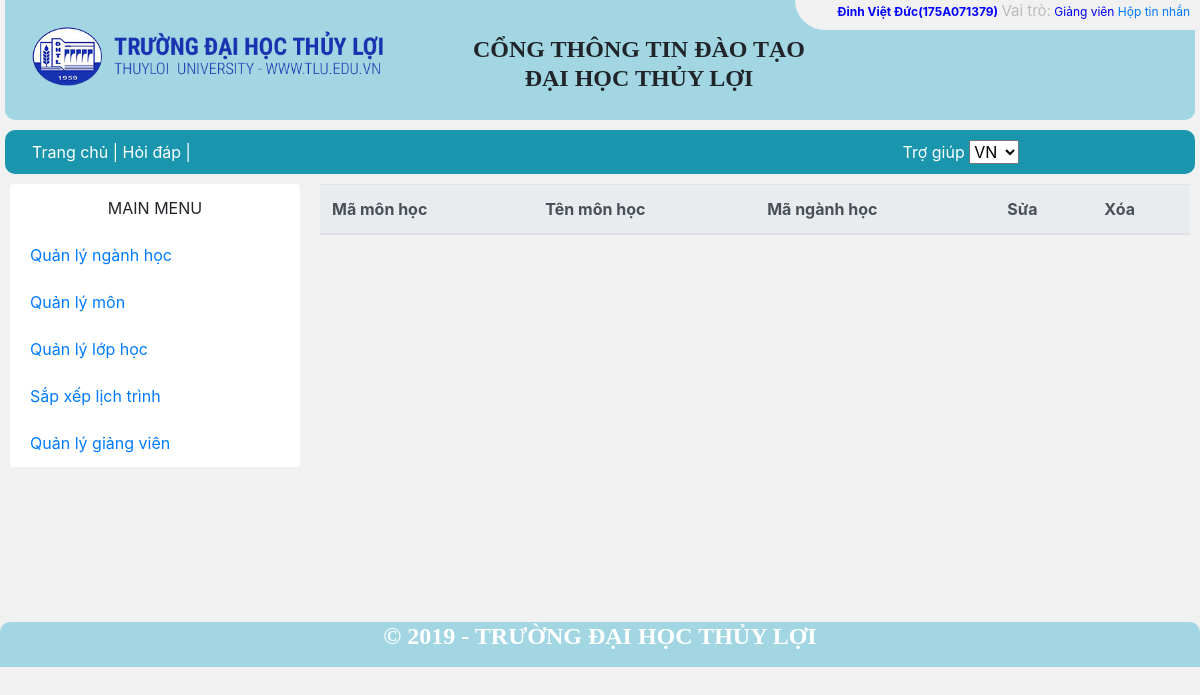
Before: /QuanLy/quanly_CNmon.php with the older database file.
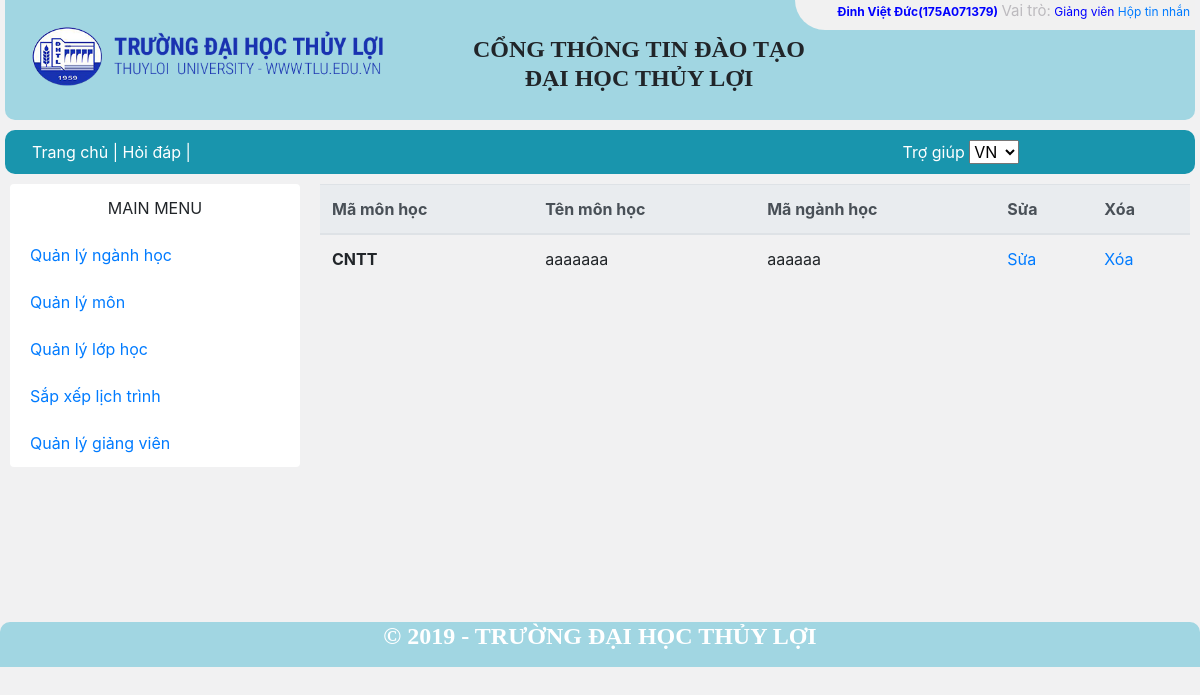
After: the same page with the newer database file.
### tables this page shows
CREATE TABLE `mon` (
  `TenMon` varchar(30) DEFAULT NULL,
  `MaMon` varchar(10) NOT NULL,
  `MaNganh` varchar(10) DEFAULT NULL
);

### QuanLy/quanly_CNmon.php (the view, shortened to what this page needs)
<?php require_once("../includes/mysqli_connect.php"); ?>
<?php require ("dautrang.php"); ?>
<?php
    $sql = "SELECT TenMon , MaMon , MaNganh FROM mon";
    $query = mysqli_query($dbcon,$sql);
?>
<main>
<?php require ("nav.php"); ?>
      <div class="grid-container">
      <?php require ("navquanly.php"); ?>
        <div class="grid-item item2">
        <table class="table">
      <thead class="thead-light">
        <tr>
          <th scope="col">Mã môn học</th>
          <th scope="col">Tên môn học</th>
          <th scope="col">Mã ngành học</th>
          <th scope="col">Sửa</th>
          <th scope="col">Xóa</th>
        </tr>
      </thead>
      <tbody>
          <?php
            while ( $row = mysqli_fetch_array($query)) {
               $MaMon = $row['MaMon'];
        ?>
        <tr>
          <th scope="row"><?php echo $row['MaNganh']; ?></th>
          <td><?php echo $row['MaMon']; ?></td>
          <td><?php echo $row['TenMon']; ?></td>
          <td><a href="capnhatmon.php?id=<?php echo $MaMon;?>">Sửa</a></td>
          <td><a href="quanly_CNmon.php?id_delete=<?php echo $MaMon;?>">Xóa</a></td>
        </tr>
        <?php } ?>
      </tbody>
    </table>
        </div>
      </div>
    </main>
<?php require ("chantrang.php"); ?>

Changed rows visible on the page:
added mon: MaNganh "CNTT", MaMon "aaaaaaa", TenMon "aaaaaa"
